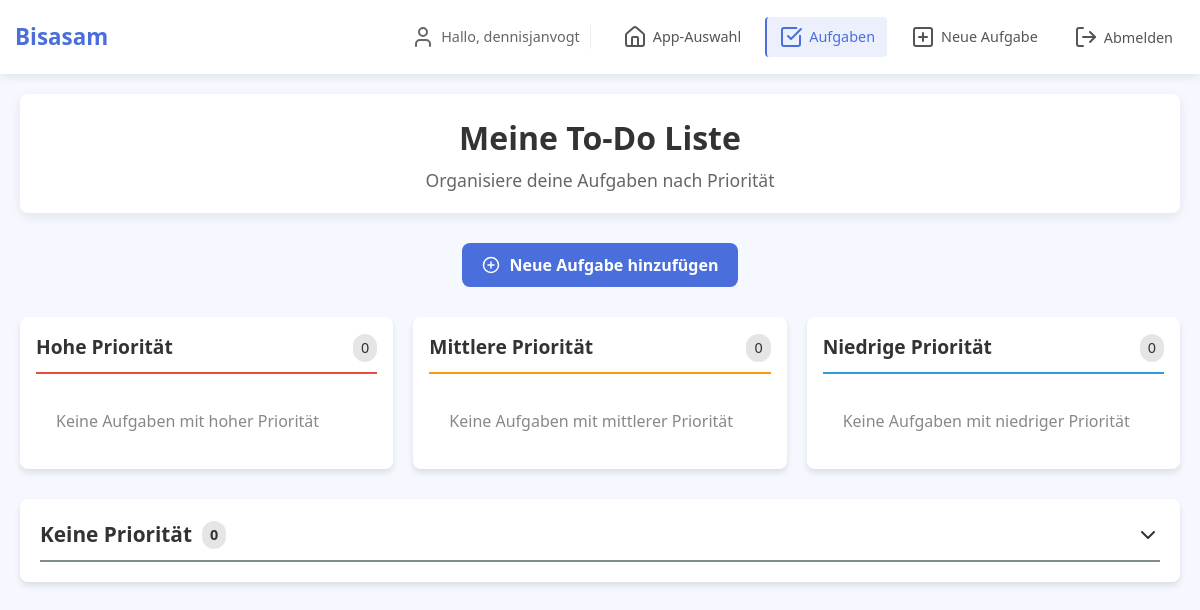
The app's page /todo/ (signed in), older data.
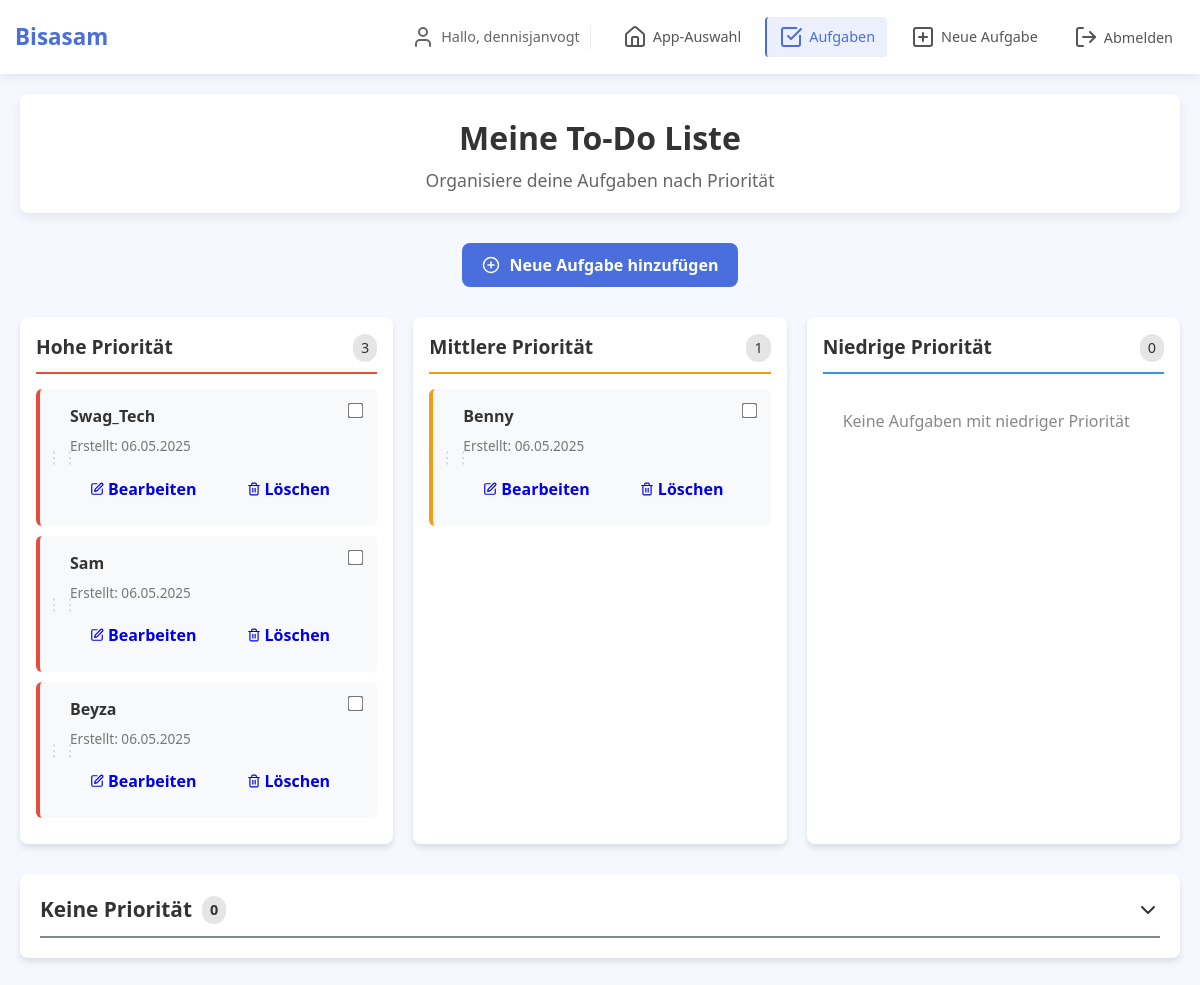
The same page, newer data.
### todo/models.py (models this page shows, shortened)
class Todo(models.Model):
    PRIORITY_CHOICES = [
        ('high', 'High'),
        ('medium', 'Medium'),
        ('low', 'Low'),
        ('none', 'None'),
    ]
    user = models.ForeignKey(User, on_delete=models.CASCADE, related_name='todos')
    title = models.CharField(max_length=100)
    description = models.TextField(blank=True)
    priority = models.CharField(max_length=10, choices=PRIORITY_CHOICES, default='medium')
    created_at = models.DateTimeField(auto_now_add=True)
    due_date = models.DateField(null=True, blank=True)
    completed = models.BooleanField(default=False)
    class Meta:
        ordering = ['priority', 'due_date', 'created_at']

### todo/views.py (the view)
# urls.py: path('', views.todo_list, name='todo_list'),
@login_required
def todo_list(request):
    high_priority = Todo.objects.filter(user=request.user, priority='high', completed=False)
    medium_priority = Todo.objects.filter(user=request.user, priority='medium', completed=False)
    low_priority = Todo.objects.filter(user=request.user, priority='low', completed=False)
    no_priority = Todo.objects.filter(user=request.user, priority='none', completed=False)
    completed_todos = Todo.objects.filter(user=request.user, completed=True).order_by('-created_at')[:5]
    context = {
        'high_priority': high_priority,
        'medium_priority': medium_priority,
        'low_priority': low_priority,
        'no_priority': no_priority,
        'completed_todos': completed_todos,
    }
    return render(request, 'todo/todo_list.html', context)

### todo/templates/todo/todo_list.html (shortened to what the changed rows need)
{% extends 'todo/base.html' %}
{% load static %}
{% block content %}
<div class="header">
    <h1>Meine To-Do Liste</h1>
</div>
<div class="priority-columns">
    <div class="todo-column high-priority">
        <div class="column-header">
            <h3 class="column-title">Hohe Priorität</h3>
            <span class="column-count">{{ high_priority|length }}</span>
        </div>
        {% for todo in high_priority %}
            <div class="todo-item high-priority" draggable="true" data-todo-id="{{ todo.id }}" data-priority="high">
                <div class="drag-handle">⋮⋮</div>
                <form method="post" action="{% url 'toggle_complete' todo.id %}" style="display: inline;">
                    <input type="checkbox" class="complete-checkbox" onchange="this.form.submit()">
                </form>
                <h4 class="todo-title">{{ todo.title }}</h4>
                <div class="todo-meta">
                    <span>Erstellt: {{ todo.created_at|date:"d.m.Y" }}</span>
                </div>
                <div class="todo-actions">
                    <a href="{% url 'edit_todo' todo.id %}" class="btn btn-sm btn-light" style="display: flex; align-items: center; gap: 4px;">
                        <i data-lucide="edit" class="vsc-icon vsc-icon-edit" style="width: 14px; height: 14px;"></i>
                        Bearbeiten
                    </a>
                    <a href="{% url 'delete_todo' todo.id %}" class="btn btn-sm btn-danger" style="display: flex; align-items: center; gap: 4px;">
                        <i data-lucide="trash-2" class="vsc-icon vsc-icon-delete" style="width: 14px; height: 14px;"></i>
                        Löschen
                    </a>
                </div>
            </div>
        {% empty %}
            <p class="text-center" style="color: #888; padding: 20px;">Keine Aufgaben mit hoher Priorität</p>
        {% endfor %}
    </div>
    <div class="todo-column medium-priority">
        <div class="column-header">
            <h3 class="column-title">Mittlere Priorität</h3>
            <span class="column-count">{{ medium_priority|length }}</span>
        </div>
        {% for todo in medium_priority %}
            <div class="todo-item medium-priority" draggable="true" data-todo-id="{{ todo.id }}" data-priority="medium">
                <div class="drag-handle">⋮⋮</div>
                <form method="post" action="{% url 'toggle_complete' todo.id %}" style="display: inline;">
                    <input type="checkbox" class="complete-checkbox" onchange="this.form.submit()">
                </form>
                <h4 class="todo-title">{{ todo.title }}</h4>
                <div class="todo-meta">
                    <span>Erstellt: {{ todo.created_at|date:"d.m.Y" }}</span>
                </div>
                <div class="todo-actions">
                    <a href="{% url 'edit_todo' todo.id %}" class="btn btn-sm btn-light" style="display: flex; align-items: center; gap: 4px;">
                        <i data-lucide="edit" class="vsc-icon vsc-icon-edit" style="width: 14px; height: 14px;"></i>
                        Bearbeiten
                    </a>
                    <a href="{% url 'delete_todo' todo.id %}" class="btn btn-sm btn-danger" style="display: flex; align-items: center; gap: 4px;">
                        <i data-lucide="trash-2" class="vsc-icon vsc-icon-delete" style="width: 14px; height: 14px;"></i>
                        Löschen
                    </a>
                </div>
            </div>
        {% empty %}
            <p class="text-center" style="color: #888; padding: 20px;">Keine Aufgaben mit mittlerer Priorität</p>
        {% endfor %}
    </div>
</div>
{% endblock %}

Row changes from the older to the newer data that the page shows:
added Todo: title "Swag_Tech", created_at "06.05.2025", shown under "Hohe Priorität"
added Todo: title "Sam", created_at "06.05.2025", shown under "Hohe Priorität"
added Todo: title "Beyza", created_at "06.05.2025", shown under "Hohe Priorität"
added Todo: title "Benny", created_at "06.05.2025", shown under "Mittlere Priorität"
Text that changed along with them:
{{ high_priority|length }}: "0" → "3"
{{ medium_priority|length }}: "0" → "1"
text no longer shown: "Keine Aufgaben mit hoher Priorität Keine Aufgaben mit mittlerer Priorität"
